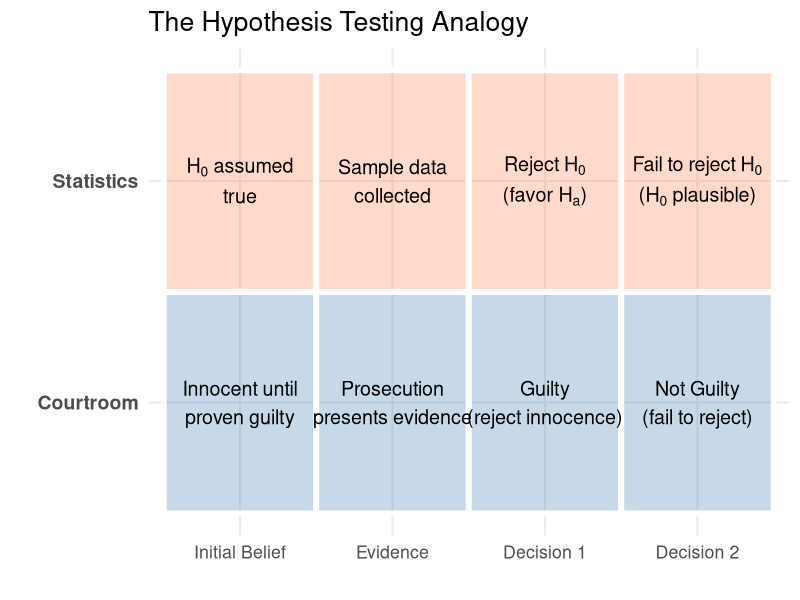
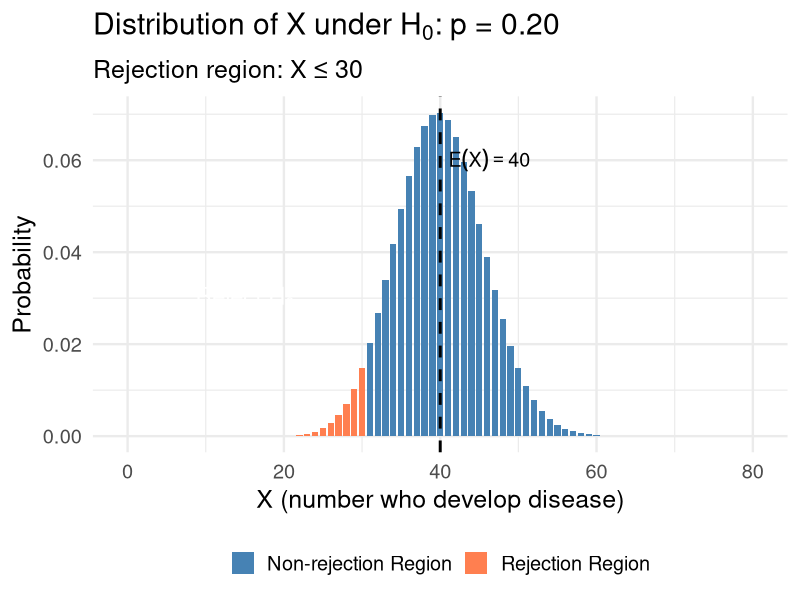
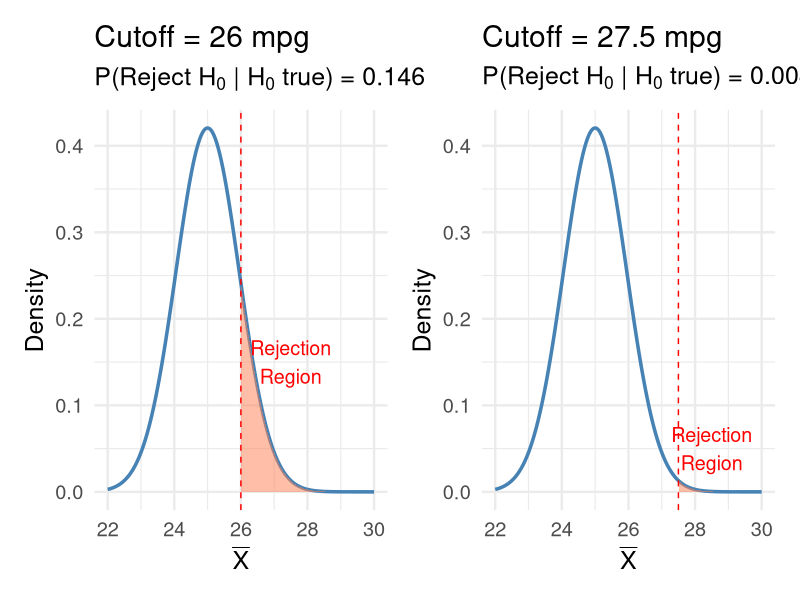
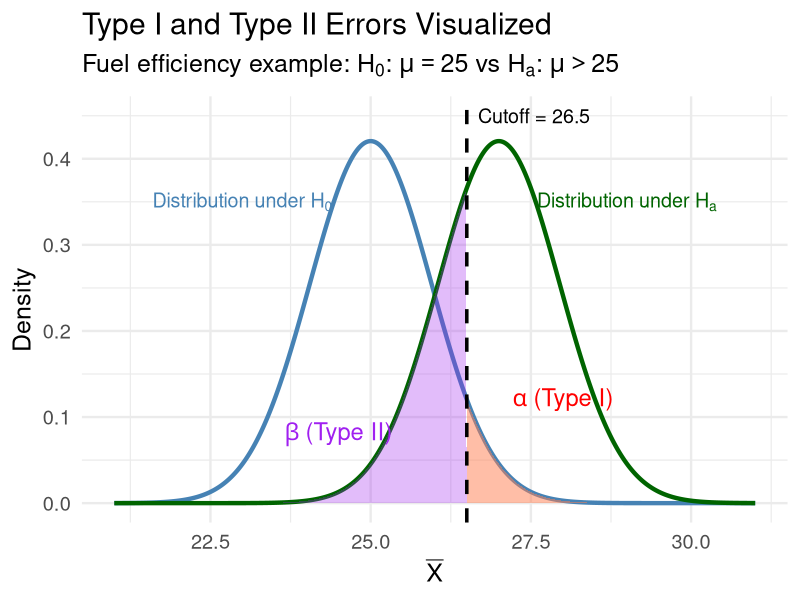
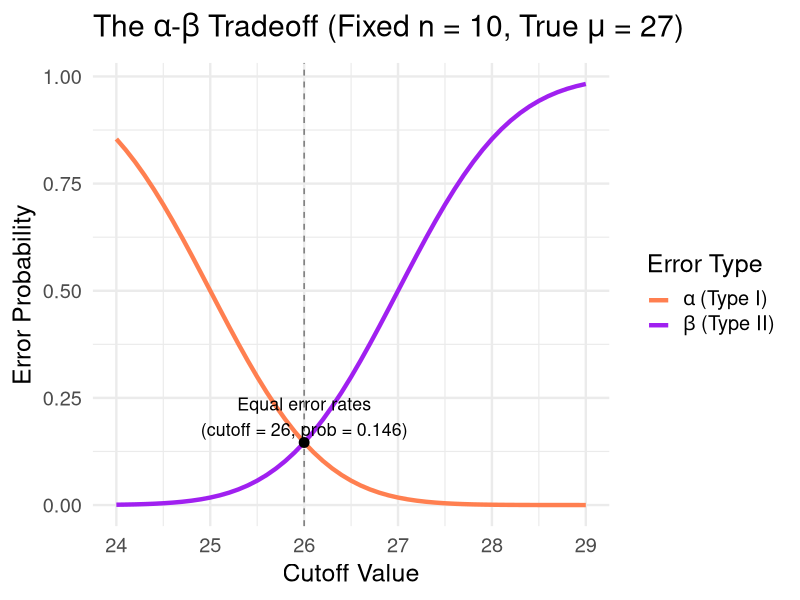
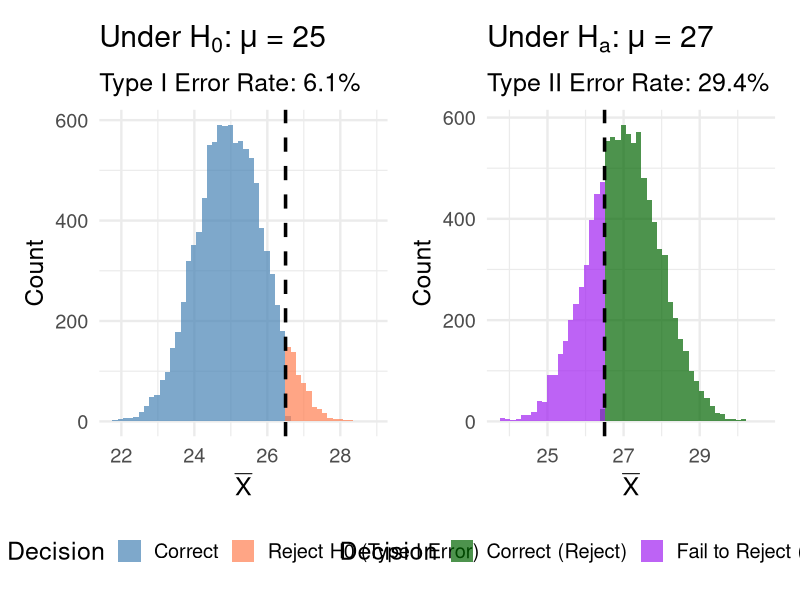
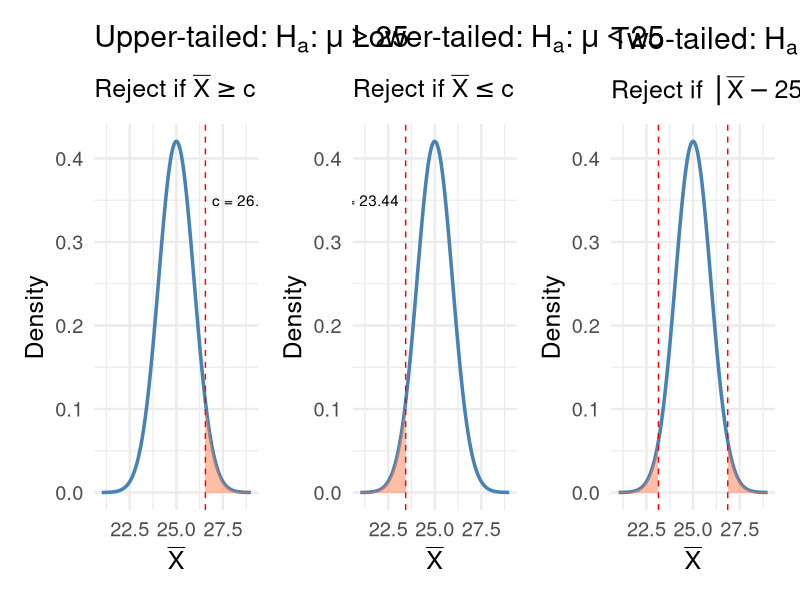
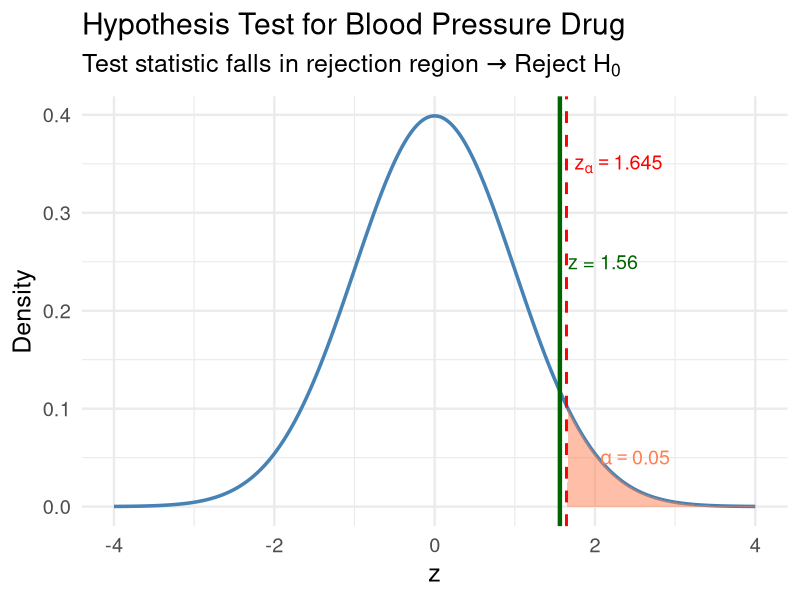

Recreate these plots in R, in order.
## ---- chunk 1
#| label: setup
#| include: false
library(tidyverse)
library(broom)
library(patchwork)
set.seed(551)
theme_set(theme_minimal(base_size = 18))
## ---- chunk 2
#| code-fold: true
#| fig-height: 5
#| fig-width: 12
# Create a visual comparison with plain text that renders reliably
trial_data <- tibble(
  Category = rep(c("Courtroom", "Statistics"), each = 4),
  Element = rep(c("Initial Belief", "Evidence", "Decision 1", "Decision 2"), 2),
  x_pos = rep(1:4, 2),
  y_pos = c(rep(1, 4), rep(2, 4))
)

# Base plot with tiles
p <- trial_data |>
  mutate(Element = factor(Element, levels = c("Initial Belief", "Evidence", "Decision 1", "Decision 2"))) |>
  ggplot(aes(x = Element, y = Category)) +
  geom_tile(aes(fill = Category), alpha = 0.3, color = "white", linewidth = 2) +
  scale_fill_manual(values = c("Courtroom" = "steelblue", "Statistics" = "coral")) +
  labs(title = "The Hypothesis Testing Analogy", x = "", y = "") +
  theme_minimal(base_size = 16) +
  theme(legend.position = "none",
        axis.text.y = element_text(face = "bold", size = 14))

# Add courtroom labels (plain text)
p <- p +
  annotate("text", x = 1, y = 1, label = "Innocent until\nproven guilty", size = 5) +
  annotate("text", x = 2, y = 1, label = "Prosecution\npresents evidence", size = 5) +
  annotate("text", x = 3, y = 1, label = "Guilty\n(reject innocence)", size = 5) +
  annotate("text", x = 4, y = 1, label = "Not Guilty\n(fail to reject)", size = 5)

# Add statistics labels using expression() for proper subscripts
p <- p +
  annotate("text", x = 1, y = 2, size = 5, parse = TRUE,
           label = 'atop(H[0]~"assumed", "true")') +
  annotate("text", x = 2, y = 2, label = "Sample data\ncollected", size = 5) +
  annotate("text", x = 3, y = 2, size = 5, parse = TRUE,
           label = 'atop("Reject"~H[0], "(favor"~H[a]*")")') +
  annotate("text", x = 4, y = 2, size = 5, parse = TRUE,
           label = 'atop("Fail to reject"~H[0], "("*H[0]~"plausible)")')

p
## ---- chunk 3
#| echo: true
# Under H0: X ~ Binomial(200, 0.20)
# Expected value under H0
n <- 200
p0 <- 0.20
expected_X <- n * p0
cat("Expected X under H0:", expected_X, "\n")
cat("Rejection region: X ≤ 30 (substantially less than 40)")
## ---- chunk 4
#| code-fold: true
#| fig-height: 6
# Binomial distribution under H0
x_vals <- 0:80
probs <- dbinom(x_vals, size = 200, prob = 0.20)

tibble(x = x_vals, prob = probs) |>
  mutate(region = ifelse(x <= 30, "Rejection Region", "Non-rejection Region")) |>
  ggplot(aes(x = x, y = prob, fill = region)) +
  geom_col(width = 0.8) +
  geom_vline(xintercept = 40, linetype = "dashed", color = "black", linewidth = 1) +
  scale_fill_manual(values = c("Rejection Region" = "coral", 
                                "Non-rejection Region" = "steelblue")) +
  annotate("text", x = 40, y = 0.06, label = expression(E(X) == 40), hjust = -0.1, size = 5) +
  annotate("text", x = 15, y = 0.03, label = expression("Reject"~H[0]), color = "white", size = 6, fontface = "bold") +
  labs(x = "X (number who develop disease)", y = "Probability",
       title = expression(paste("Distribution of X under ", H[0], ": p = 0.20")),
       subtitle = "Rejection region: X ≤ 30") +
  theme(legend.position = "bottom", legend.title = element_blank())
## ---- chunk 5
#| code-fold: true
#| fig-height: 6
#| fig-width: 14
# Show two different rejection regions
sigma <- 3
n <- 10
se <- sigma / sqrt(n)
mu0 <- 25

x_seq <- seq(22, 30, length.out = 300)
y_H0 <- dnorm(x_seq, mean = mu0, sd = se)

p1 <- tibble(x = x_seq, y = y_H0) |>
  ggplot(aes(x = x, y = y)) +
  geom_line(linewidth = 1.2, color = "steelblue") +
  geom_area(data = tibble(x = x_seq[x_seq >= 26], y = y_H0[x_seq >= 26]),
            aes(x = x, y = y), fill = "coral", alpha = 0.5) +
  geom_vline(xintercept = 26, linetype = "dashed", color = "red") +
  labs(title = "Cutoff = 26 mpg", 
       subtitle = bquote("P(Reject"~H[0]~"|"~H[0]~"true) ="~.(round(1 - pnorm(26, mu0, se), 3))),
       x = expression(bar(X)), y = "Density") +
  annotate("text", x = 27.5, y = 0.15, label = "Rejection\nRegion", color = "red", size = 5)

p2 <- tibble(x = x_seq, y = y_H0) |>
  ggplot(aes(x = x, y = y)) +
  geom_line(linewidth = 1.2, color = "steelblue") +
  geom_area(data = tibble(x = x_seq[x_seq >= 27.5], y = y_H0[x_seq >= 27.5]),
            aes(x = x, y = y), fill = "coral", alpha = 0.5) +
  geom_vline(xintercept = 27.5, linetype = "dashed", color = "red") +
  labs(title = "Cutoff = 27.5 mpg", 
       subtitle = bquote("P(Reject"~H[0]~"|"~H[0]~"true) ="~.(round(1 - pnorm(27.5, mu0, se), 3))),
       x = expression(bar(X)), y = "Density") +
  annotate("text", x = 28.5, y = 0.05, label = "Rejection\nRegion", color = "red", size = 5)

p1 + p2
## ---- chunk 6
#| code-fold: true
#| fig-height: 7
#| fig-width: 14
# Parameters
mu0 <- 25  # Null hypothesis mean
mu_a <- 27  # Alternative (true mean if H0 false)
sigma <- 3
n <- 10
se <- sigma / sqrt(n)
cutoff <- 26.5  # Rejection cutoff

x_seq <- seq(21, 31, length.out = 500)

# Create data for both distributions
df_null <- tibble(
  x = x_seq,
  y = dnorm(x_seq, mu0, se),
  dist = "Under H0 (mu = 25)"
)

df_alt <- tibble(
  x = x_seq,
  y = dnorm(x_seq, mu_a, se),
  dist = "Under Ha (mu = 27)"
)

# Plot
ggplot() +
  # Null distribution
  geom_line(data = df_null, aes(x = x, y = y), color = "steelblue", linewidth = 1.5) +
  geom_area(data = df_null |> filter(x >= cutoff), 
            aes(x = x, y = y), fill = "coral", alpha = 0.5) +
  # Alternative distribution  
  geom_line(data = df_alt, aes(x = x, y = y), color = "darkgreen", linewidth = 1.5) +
  geom_area(data = df_alt |> filter(x < cutoff),
            aes(x = x, y = y), fill = "purple", alpha = 0.3) +
  # Cutoff line
  geom_vline(xintercept = cutoff, linetype = "dashed", color = "black", linewidth = 1.2) +
  # Labels
  annotate("text", x = 28, y = 0.12, label = expression(alpha~"(Type I)"), 
           color = "red", size = 6, fontface = "bold") +
  annotate("text", x = 24.5, y = 0.08, label = expression(beta~"(Type II)"), 
           color = "purple", size = 6, fontface = "bold") +
  annotate("text", x = cutoff, y = 0.45, label = paste0("Cutoff = ", cutoff), 
           hjust = -0.1, size = 5) +
  annotate("text", x = 23, y = 0.35, label = expression(paste("Distribution under ", H[0])), 
           color = "steelblue", size = 5) +
  annotate("text", x = 29, y = 0.35, label = expression(paste("Distribution under ", H[a])), 
           color = "darkgreen", size = 5) +
  labs(x = expression(bar(X)), y = "Density",
       title = "Type I and Type II Errors Visualized",
       subtitle = expression("Fuel efficiency example:"~H[0]*":"~mu==25~"vs"~H[a]*":"~mu>25)) +
  theme(legend.position = "none")
## ---- chunk 7
#| echo: true
mu0 <- 25
sigma <- 3
n <- 10
se <- sigma / sqrt(n)
cutoff <- 27.5

# Type I error: P(reject H0 | H0 true)
alpha <- 1 - pnorm(cutoff, mean = mu0, sd = se)
cat("α = P(X̄ ≥", cutoff, "| μ =", mu0, ") =", round(alpha, 4), "\n")

# Type II error: P(fail to reject | H0 false)
# Suppose true mean is μ = 26.5
mu_true <- 26.5
beta <- pnorm(cutoff, mean = mu_true, sd = se)
cat("β = P(X̄ <", cutoff, "| μ =", mu_true, ") =", round(beta, 4), "\n")
cat("Power = 1 - β =", round(1 - beta, 4))
## ---- chunk 8
#| echo: true
# Demonstrate tradeoff with different cutoffs
cutoffs <- c(26, 26.5, 27, 27.5, 28)
alpha_vals <- 1 - pnorm(cutoffs, mu0, se)
beta_vals <- pnorm(cutoffs, mean = 27, sd = se)  # assuming true mu = 27

tibble(Cutoff = cutoffs, Alpha = round(alpha_vals, 4), Beta = round(beta_vals, 4)) |>
  mutate(Power = 1 - Beta)
## ---- chunk 9
#| code-fold: true
#| fig-height: 6
cutoffs_seq <- seq(24, 29, by = 0.1)
error_data <- tibble(
  cutoff = cutoffs_seq,
  alpha = 1 - pnorm(cutoffs_seq, mu0, se),
  beta = pnorm(cutoffs_seq, mean = 27, sd = se)
) |>
  pivot_longer(cols = c(alpha, beta), names_to = "error_type", values_to = "probability")

# Find the actual crossing point where alpha = beta
crossing <- uniroot(
  function(c) (1 - pnorm(c, mu0, se)) - pnorm(c, mean = 27, sd = se),
  interval = c(24, 29)
)
equal_error_cutoff <- crossing$root
equal_error_prob <- 1 - pnorm(equal_error_cutoff, mu0, se)

ggplot(error_data, aes(x = cutoff, y = probability, color = error_type)) +
  geom_line(linewidth = 1.5) +
  scale_color_manual(values = c("alpha" = "coral", "beta" = "purple"),
                     labels = c(expression(alpha~"(Type I)"), expression(beta~"(Type II)"))) +
  geom_vline(xintercept = equal_error_cutoff, linetype = "dashed", alpha = 0.5) +
  annotate("point", x = equal_error_cutoff, y = equal_error_prob, size = 3) +
  annotate("text", x = equal_error_cutoff, y = equal_error_prob + 0.06, 
           label = paste0("Equal error rates\n(cutoff = ", round(equal_error_cutoff, 2), 
                          ", prob = ", round(equal_error_prob, 3), ")"),
           hjust = 0.5, size = 4.5) +
  labs(x = "Cutoff Value", y = "Error Probability",
       title = bquote("The"~alpha*"-"*beta~"Tradeoff (Fixed n = 10, True"~mu~"= 27)"),
       color = "Error Type") +
  theme(legend.position = "right")
## ---- chunk 10
#| echo: true
#| code-fold: true
set.seed(551)
n_simulations <- 10000
n <- 10
sigma <- 3
cutoff <- 26.5

# Simulate under H0 (mu = 25)
samples_H0 <- replicate(n_simulations, {
  x <- rnorm(n, mean = 25, sd = sigma)
  mean(x)
})
type_I_rate <- mean(samples_H0 >= cutoff)

# Simulate under Ha (mu = 27)
samples_Ha <- replicate(n_simulations, {
  x <- rnorm(n, mean = 27, sd = sigma)
  mean(x)
})
type_II_rate <- mean(samples_Ha < cutoff)

cat("Simulated Type I Error Rate:", round(type_I_rate, 4), "\n")
cat("Theoretical α:", round(1 - pnorm(cutoff, 25, sigma/sqrt(n)), 4), "\n\n")
cat("Simulated Type II Error Rate:", round(type_II_rate, 4), "\n")
cat("Theoretical β:", round(pnorm(cutoff, 27, sigma/sqrt(n)), 4))
## ---- chunk 11
#| code-fold: true
#| fig-height: 6
#| fig-width: 14
p1 <- tibble(xbar = samples_H0) |>
  mutate(decision = ifelse(xbar >= cutoff, "Reject H0 (Type I Error)", "Correct")) |>
  ggplot(aes(x = xbar, fill = decision)) +
  geom_histogram(bins = 50, alpha = 0.7, position = "identity") +
  geom_vline(xintercept = cutoff, linetype = "dashed", linewidth = 1.2) +
  scale_fill_manual(values = c("Correct" = "steelblue", "Reject H0 (Type I Error)" = "coral")) +
  labs(x = expression(bar(X)), y = "Count",
       title = expression(paste("Under ", H[0], ": ", mu, " = 25")),
       subtitle = paste0("Type I Error Rate: ", round(type_I_rate * 100, 1), "%"),
       fill = "Decision") +
  theme(legend.position = "bottom")

p2 <- tibble(xbar = samples_Ha) |>
  mutate(decision = ifelse(xbar >= cutoff, "Correct (Reject)", "Fail to Reject (Type II Error)")) |>
  ggplot(aes(x = xbar, fill = decision)) +
  geom_histogram(bins = 50, alpha = 0.7, position = "identity") +
  geom_vline(xintercept = cutoff, linetype = "dashed", linewidth = 1.2) +
  scale_fill_manual(values = c("Correct (Reject)" = "darkgreen", 
                                "Fail to Reject (Type II Error)" = "purple")) +
  labs(x = expression(bar(X)), y = "Count",
       title = expression(paste("Under ", H[a], ": ", mu, " = 27")),
       subtitle = paste0("Type II Error Rate: ", round(type_II_rate * 100, 1), "%"),
       fill = "Decision") +
  theme(legend.position = "bottom")

p1 + p2
## ---- chunk 12
#| echo: true
alpha <- 0.05
mu0 <- 25
sigma <- 3
n <- 10
se <- sigma / sqrt(n)

# Critical value for upper-tailed test
z_alpha <- qnorm(1 - alpha)
critical_value <- mu0 + z_alpha * se

cat("z_α =", round(z_alpha, 3), "\n")
cat("Critical value: X̄ ≥", round(critical_value, 3), "\n")
cat("Rejection region: X̄ ≥", round(critical_value, 3))
## ---- chunk 13
#| code-fold: true
#| fig-height: 6
#| fig-width: 16
x_seq <- seq(21, 29, length.out = 500)
y <- dnorm(x_seq, mu0, se)

z_alpha <- qnorm(1 - alpha)
z_alpha2 <- qnorm(1 - alpha/2)

crit_upper <- mu0 + z_alpha * se
crit_lower <- mu0 - z_alpha * se
crit_two_upper <- mu0 + z_alpha2 * se
crit_two_lower <- mu0 - z_alpha2 * se

df <- tibble(x = x_seq, y = y)

p1 <- ggplot(df, aes(x, y)) +
  geom_line(linewidth = 1.2, color = "steelblue") +
  geom_area(data = df |> filter(x >= crit_upper), fill = "coral", alpha = 0.5) +
  geom_vline(xintercept = crit_upper, linetype = "dashed", color = "red") +
  annotate("text", x = crit_upper, y = 0.35, label = paste0("c = ", round(crit_upper, 2)), hjust = -0.1) +
  labs(title = expression("Upper-tailed:"~H[a]*":"~mu > 25),
       subtitle = expression("Reject if"~bar(X) >= c), x = expression(bar(X)), y = "Density")

p2 <- ggplot(df, aes(x, y)) +
  geom_line(linewidth = 1.2, color = "steelblue") +
  geom_area(data = df |> filter(x <= crit_lower), fill = "coral", alpha = 0.5) +
  geom_vline(xintercept = crit_lower, linetype = "dashed", color = "red") +
  annotate("text", x = crit_lower, y = 0.35, label = paste0("c = ", round(crit_lower, 2)), hjust = 1.1) +
  labs(title = expression("Lower-tailed:"~H[a]*":"~mu < 25),
       subtitle = expression("Reject if"~bar(X) <= c), x = expression(bar(X)), y = "Density")

p3 <- ggplot(df, aes(x, y)) +
  geom_line(linewidth = 1.2, color = "steelblue") +
  geom_area(data = df |> filter(x >= crit_two_upper), fill = "coral", alpha = 0.5) +
  geom_area(data = df |> filter(x <= crit_two_lower), fill = "coral", alpha = 0.5) +
  geom_vline(xintercept = c(crit_two_lower, crit_two_upper), linetype = "dashed", color = "red") +
  labs(title = expression("Two-tailed:"~H[a]*":"~mu != 25),
       subtitle = expression("Reject if"~group("|", bar(X) - 25, "|") >= c), x = expression(bar(X)), y = "Density")

p1 + p2 + p3
## ---- chunk 14
#| echo: true
# Given data
xbar <- 12.5
sigma <- 8
n <- 25
mu0 <- 10
alpha <- 0.05

# Standard error
se <- sigma / sqrt(n)

# Test statistic: Z = (X̄ - μ₀) / (σ/√n)
z_stat <- (xbar - mu0) / se
cat("Test statistic: z =", round(z_stat, 3), "\n")

# Critical value for α = 0.05 (upper-tailed)
z_crit <- qnorm(1 - alpha)
cat("Critical value: z_α =", round(z_crit, 3), "\n")

# Rejection region
cat("Rejection region: z ≥", round(z_crit, 3))
## ---- chunk 15
#| echo: true
# Decision
if (z_stat >= z_crit) {
  cat("Decision: Reject H₀\n\n")
  cat("Interpretation: There is statistically significant evidence at α = 0.05\n")
  cat("that the true mean BP reduction exceeds 10 mmHg.")
} else {
  cat("Decision: Fail to reject H₀\n\n")
  cat("Interpretation: There is insufficient evidence at α = 0.05\n")
  cat("to conclude that the true mean BP reduction exceeds 10 mmHg.")
}
## ---- chunk 16
#| code-fold: true
#| fig-height: 6
z_seq <- seq(-4, 4, length.out = 500)
y <- dnorm(z_seq)

tibble(z = z_seq, y = y) |>
  ggplot(aes(x = z, y = y)) +
  geom_line(linewidth = 1.2, color = "steelblue") +
  geom_area(data = tibble(z = z_seq[z_seq >= z_crit], 
                          y = dnorm(z_seq[z_seq >= z_crit])),
            aes(x = z, y = y), fill = "coral", alpha = 0.5) +
  geom_vline(xintercept = z_crit, linetype = "dashed", color = "red", linewidth = 1) +
  geom_vline(xintercept = z_stat, color = "darkgreen", linewidth = 1.5) +
  annotate("text", x = z_crit + 0.1, y = 0.35, 
           label = expression(z[alpha] == 1.645), hjust = 0, size = 5, color = "red") +
  annotate("text", x = z_stat + 0.1, y = 0.25, 
           label = paste0("z = ", round(z_stat, 2)), hjust = 0, size = 5, color = "darkgreen") +
  annotate("text", x = 2.5, y = 0.05, label = expression(alpha == 0.05), color = "coral", size = 5) +
  labs(x = "z", y = "Density",
       title = "Hypothesis Test for Blood Pressure Drug",
       subtitle = expression("Test statistic falls in rejection region"~symbol("\256")~"Reject"~H[0]))
## ---- chunk 17
#| echo: true
#| code-fold: true
# Type I error (fixed at α)
cat("Type I Error Probability: α =", alpha, "\n\n")

# Type II error for different true values of μ
mu_true_vals <- c(11, 12, 13, 14, 15)
beta_vals <- pnorm(mu0 + z_crit * se, mean = mu_true_vals, sd = se)

error_table <- tibble(
  `True μ` = mu_true_vals,
  `β (Type II)` = round(beta_vals, 4),
  `Power (1-β)` = round(1 - beta_vals, 4)
)

cat("Type II Error and Power for different true μ values:\n")
print(error_table)
## ---- chunk 18
#| code-fold: true
#| fig-height: 6
mu_range <- seq(10, 18, by = 0.1)
power_vals <- 1 - pnorm(mu0 + z_crit * se, mean = mu_range, sd = se)

tibble(mu = mu_range, power = power_vals) |>
  ggplot(aes(x = mu, y = power)) +
  geom_line(linewidth = 1.5, color = "darkgreen") +
  geom_hline(yintercept = 0.8, linetype = "dashed", color = "red") +
  geom_vline(xintercept = 10, linetype = "dotted", alpha = 0.5) +
  annotate("text", x = 17, y = 0.82, label = "80% Power", color = "red", size = 5) +
  annotate("text", x = 10.2, y = 0.5, label = expression(H[0]: mu == 10), hjust = 0, size = 5) +
  labs(x = expression(paste("True ", mu)), y = "Power",
       title = "Power Function for Blood Pressure Test",
       subtitle = "Power increases as true μ moves away from null value") +
  scale_y_continuous(limits = c(0, 1), breaks = seq(0, 1, by = 0.2))
## ---- chunk 19
#| echo: true
# 95% confidence interval (two-sided)
ci_lower <- xbar - qnorm(0.975) * se
ci_upper <- xbar + qnorm(0.975) * se

cat("95% CI for μ: (", round(ci_lower, 2), ",", round(ci_upper, 2), ")\n")
cat("Null value μ₀ = 10\n\n")

if (ci_lower > 10) {
  cat("Since 10 is below the CI, we would reject H₀: μ = 10\n")
  cat("in favor of Hₐ: μ ≠ 10 at α = 0.05")
} else if (ci_upper < 10) {
  cat("Since 10 is above the CI, we would reject H₀: μ = 10")
} else {
  cat("Since 10 is within the CI, we would fail to reject H₀: μ = 10\n")
  cat("at α = 0.05")
}
## ---- chunk 20
#| code-fold: true
#| fig-height: 6
# Show CI and null value
tibble(
  x = xbar,
  lower = ci_lower,
  upper = ci_upper
) |>
  ggplot(aes(y = 1)) +
  geom_errorbarh(aes(xmin = lower, xmax = upper), height = 0.1, linewidth = 2, color = "steelblue") +
  geom_point(aes(x = x), size = 5, color = "steelblue") +
  geom_vline(xintercept = 10, linetype = "dashed", color = "red", linewidth = 1.5) +
  annotate("text", x = 10, y = 1.15, label = expression(H[0]:~mu == 10), color = "red", size = 6) +
  annotate("text", x = xbar, y = 0.85, label = bquote(bar(x) == .(xbar)), size = 5) +
  annotate("text", x = (ci_lower + ci_upper)/2, y = 1.1, 
           label = paste0("95% CI: (", round(ci_lower, 1), ", ", round(ci_upper, 1), ")"), 
           size = 5, color = "steelblue") +
  coord_cartesian(xlim = c(7, 18), ylim = c(0.7, 1.3)) +
  labs(x = expression(mu), y = "",
       title = "Confidence Interval and Hypothesis Test",
       subtitle = expression("Null value (10) is below the CI"~symbol("\256")~"Reject"~H[0])) +
  theme(axis.text.y = element_blank(), axis.ticks.y = element_blank())
